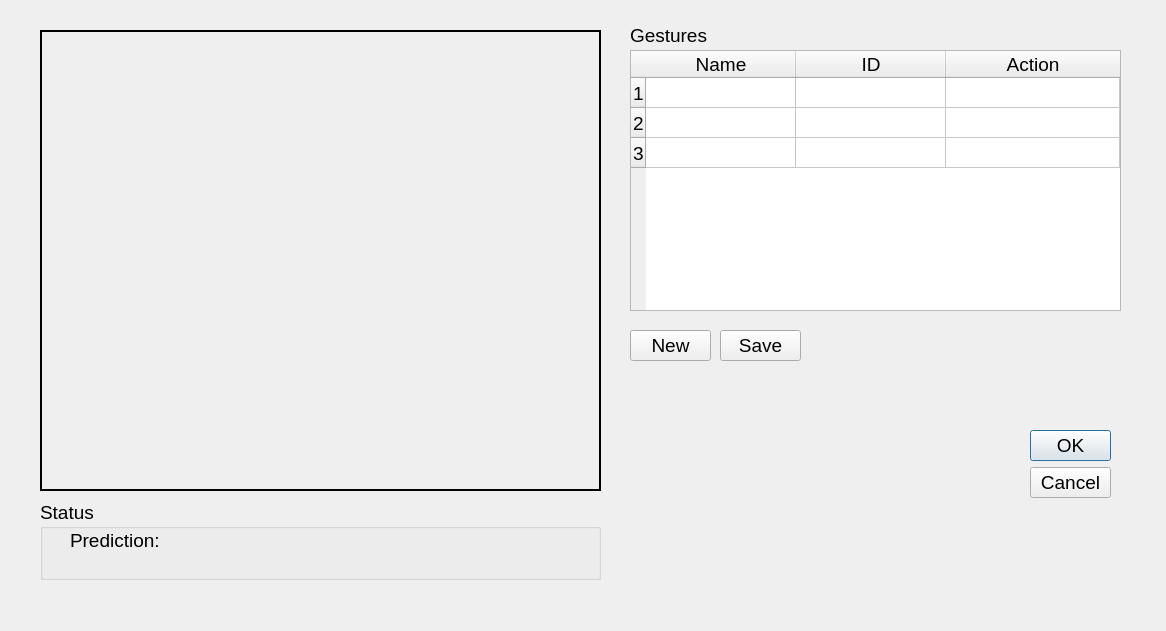
<?xml version="1.0" encoding="UTF-8"?>
<ui version="4.0">
 <class>Dialog</class>
 <widget class="QDialog" name="Dialog">
  <property name="windowModality">
   <enum>Qt::NonModal</enum>
  </property>
  <property name="geometry">
   <rect>
    <x>0</x>
    <y>0</y>
    <width>1166</width>
    <height>631</height>
   </rect>
  </property>
  <property name="font">
   <font>
    <family>Segoe UI</family>
    <pointsize>14</pointsize>
    <weight>50</weight>
    <italic>false</italic>
    <bold>false</bold>
    <kerning>true</kerning>
   </font>
  </property>
  <property name="windowTitle">
   <string>GestureControl</string>
  </property>
  <property name="styleSheet">
   <string notr="true">font: 14pt &quot;Segoe UI&quot;;</string>
  </property>
  <widget class="QDialogButtonBox" name="buttonBox">
   <property name="geometry">
    <rect>
     <x>1030</x>
     <y>430</y>
     <width>81</width>
     <height>71</height>
    </rect>
   </property>
   <property name="orientation">
    <enum>Qt::Vertical</enum>
   </property>
   <property name="standardButtons">
    <set>QDialogButtonBox::Cancel|QDialogButtonBox::Ok</set>
   </property>
  </widget>
  <widget class="QLabel" name="video">
   <property name="geometry">
    <rect>
     <x>40</x>
     <y>30</y>
     <width>561</width>
     <height>461</height>
    </rect>
   </property>
   <property name="autoFillBackground">
    <bool>false</bool>
   </property>
   <property name="frameShape">
    <enum>QFrame::Box</enum>
   </property>
   <property name="frameShadow">
    <enum>QFrame::Plain</enum>
   </property>
   <property name="lineWidth">
    <number>2</number>
   </property>
   <property name="text">
    <string/>
   </property>
   <property name="pixmap">
    <pixmap resource="assets.qrc">:/newPrefix/placeholder-image.png</pixmap>
   </property>
   <property name="scaledContents">
    <bool>true</bool>
   </property>
  </widget>
  <widget class="QGroupBox" name="groupBox">
   <property name="geometry">
    <rect>
     <x>40</x>
     <y>500</y>
     <width>561</width>
     <height>80</height>
    </rect>
   </property>
   <property name="title">
    <string>Status</string>
   </property>
   <widget class="QLabel" name="label">
    <property name="geometry">
     <rect>
      <x>30</x>
      <y>30</y>
      <width>101</width>
      <height>20</height>
     </rect>
    </property>
    <property name="font">
     <font>
      <family>Segoe UI</family>
      <pointsize>14</pointsize>
      <weight>50</weight>
      <italic>false</italic>
      <bold>false</bold>
     </font>
    </property>
    <property name="text">
     <string>Prediction:</string>
    </property>
   </widget>
   <widget class="QLabel" name="prediction_label">
    <property name="geometry">
     <rect>
      <x>130</x>
      <y>30</y>
      <width>181</width>
      <height>21</height>
     </rect>
    </property>
    <property name="text">
     <string>&lt;Class Name&gt;</string>
    </property>
   </widget>
  </widget>
  <widget class="QTableWidget" name="gestures_table">
   <property name="geometry">
    <rect>
     <x>630</x>
     <y>50</y>
     <width>491</width>
     <height>261</height>
    </rect>
   </property>
   <property name="autoFillBackground">
    <bool>false</bool>
   </property>
   <property name="alternatingRowColors">
    <bool>false</bool>
   </property>
   <property name="rowCount">
    <number>3</number>
   </property>
   <property name="columnCount">
    <number>3</number>
   </property>
   <attribute name="horizontalHeaderCascadingSectionResizes">
    <bool>false</bool>
   </attribute>
   <attribute name="horizontalHeaderDefaultSectionSize">
    <number>150</number>
   </attribute>
   <attribute name="horizontalHeaderStretchLastSection">
    <bool>true</bool>
   </attribute>
   <attribute name="verticalHeaderStretchLastSection">
    <bool>false</bool>
   </attribute>
   <row>
    <property name="text">
     <string>1</string>
    </property>
   </row>
   <row>
    <property name="text">
     <string>2</string>
    </property>
   </row>
   <row>
    <property name="text">
     <string>3</string>
    </property>
   </row>
   <column>
    <property name="text">
     <string>Name</string>
    </property>
   </column>
   <column>
    <property name="text">
     <string>ID</string>
    </property>
   </column>
   <column>
    <property name="text">
     <string>Action</string>
    </property>
   </column>
  </widget>
  <widget class="QLabel" name="label_2">
   <property name="geometry">
    <rect>
     <x>630</x>
     <y>20</y>
     <width>261</width>
     <height>31</height>
    </rect>
   </property>
   <property name="font">
    <font>
     <family>Segoe UI</family>
     <pointsize>14</pointsize>
     <weight>50</weight>
     <italic>false</italic>
     <bold>false</bold>
    </font>
   </property>
   <property name="text">
    <string>Gestures</string>
   </property>
  </widget>
  <widget class="QPushButton" name="add_new_gesture">
   <property name="geometry">
    <rect>
     <x>630</x>
     <y>330</y>
     <width>81</width>
     <height>31</height>
    </rect>
   </property>
   <property name="text">
    <string>New</string>
   </property>
  </widget>
  <widget class="QPushButton" name="save_gesture">
   <property name="geometry">
    <rect>
     <x>720</x>
     <y>330</y>
     <width>81</width>
     <height>31</height>
    </rect>
   </property>
   <property name="text">
    <string>Save</string>
   </property>
  </widget>
 </widget>
 <resources>
  <include location="assets.qrc"/>
 </resources>
 <connections>
  <connection>
   <sender>buttonBox</sender>
   <signal>accepted()</signal>
   <receiver>Dialog</receiver>
   <slot>accept()</slot>
   <hints>
    <hint type="sourcelabel">
     <x>248</x>
     <y>254</y>
    </hint>
    <hint type="destinationlabel">
     <x>157</x>
     <y>274</y>
    </hint>
   </hints>
  </connection>
  <connection>
   <sender>buttonBox</sender>
   <signal>rejected()</signal>
   <receiver>Dialog</receiver>
   <slot>reject()</slot>
   <hints>
    <hint type="sourcelabel">
     <x>316</x>
     <y>260</y>
    </hint>
    <hint type="destinationlabel">
     <x>286</x>
     <y>274</y>
    </hint>
   </hints>
  </connection>
 </connections>
</ui>
